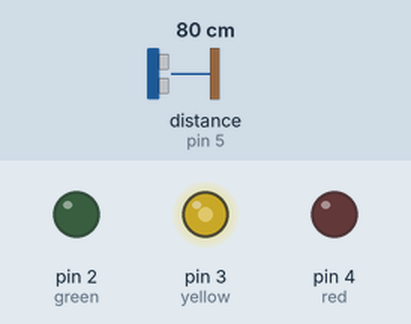
A sketch run on a simulated Arduino Uno, built with avr-gcc and run on an emulated ATmega328P. Shown: output pins drawn as LEDs (lit = HIGH). Wiring (inferred from the names in the program): ultrasonic range finder: trigger pin 6; echo pin 5. Dashed ring = blinking. The test bench sets the inputs (shaded band); at power-on: distance to the obstacle (sensor on pin 5) 80 cm. The echo pulse lasts 58.3 µs per cm; pins used as bus, display or sensor lines are not drawn.

Above: at 0.97 s.
1.4 s: distance to the obstacle (sensor on pin 5) set to 2 cm
At 2.02 s:
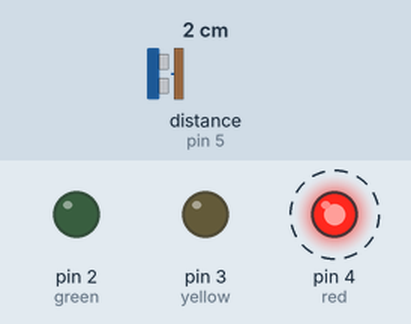
4.5 s: distance to the obstacle (sensor on pin 5) set to 9 cm
7.6 s: distance to the obstacle (sensor on pin 5) set to 13 cm
At 8.38 s:
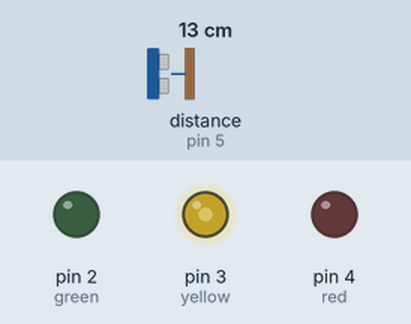
13.8 s: distance to the obstacle (sensor on pin 5) set to 120 cm
At 14.47 s:
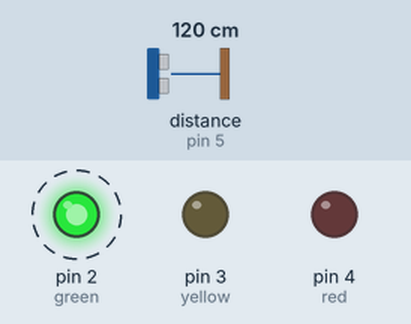
16.9 s: distance to the obstacle (sensor on pin 5) set to 107 cm
20.0 s: distance to the obstacle (sensor on pin 5) set to 98 cm
At 20.26 s:
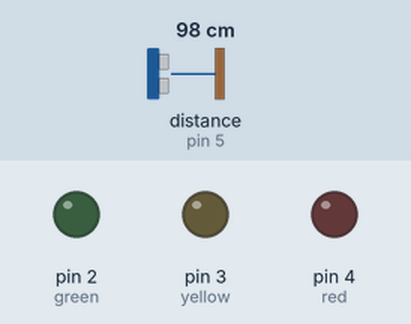
Timing chart, 0 to 24.1 s (numbered marks = the images above; inputs shaded):
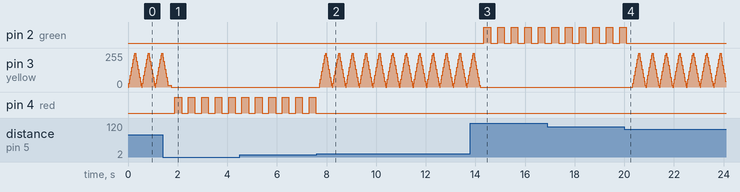

The sketch:

code.ino
```cpp
int  green=2,yellow=3,red=4, echo=5, trig=6, duration, distance;

int call_distance(){

   digitalWrite(trig, LOW);
   delayMicroseconds(2);
   digitalWrite(trig, HIGH);
   delayMicroseconds(10);
   digitalWrite(trig, LOW);
   duration=pulseIn(echo,HIGH);
   distance=(duration/2)*.0344;
   return distance;
}
void fade(int pin){

   for(int f=0; f<=255; f+=30){
    analogWrite(pin, f);
    delay(30);
  }
  for(int f=255; f>0; f-=30){
    analogWrite(pin, f);
    delay(30);
  }

}


void setup(){

   Serial.begin(9600);
   pinMode(green, OUTPUT);
   pinMode(yellow, OUTPUT);
   pinMode(red, OUTPUT);
   pinMode(echo, INPUT);
   pinMode(trig, OUTPUT);


}

void loop(){

    call_distance();

    while(distance<=10){
    digitalWrite(yellow, LOW);
    digitalWrite(green, LOW);

    fade(red);
    call_distance();

   }
   while(distance>10&&distance<=100){

    digitalWrite(red, LOW);
    digitalWrite(green, LOW);
    fade(yellow);
    call_distance();
   }
   while(distance>100){

    digitalWrite(red, LOW);
    digitalWrite(yellow, LOW);
    fade(green);
    call_distance();

   }
   delay(100);


}
```

Measured:
- the behaviour switches between 11 and 12 cm on distance to the obstacle (sensor on pin 5) (found by bisection; images 1 and 2)
- the behaviour switches between 102 and 101 cm on distance to the obstacle (sensor on pin 5) (found by bisection; images 3 and 4)
- after the input at 1.4 s, pin 4 (red): alternates HIGH for 0.27 s and LOW for 0.27 s, starting after 0.49 s
- after the input at 13.8 s, pin 2 (green): alternates HIGH for 0.27 s and LOW for 0.28 s, starting after 0.54 s
